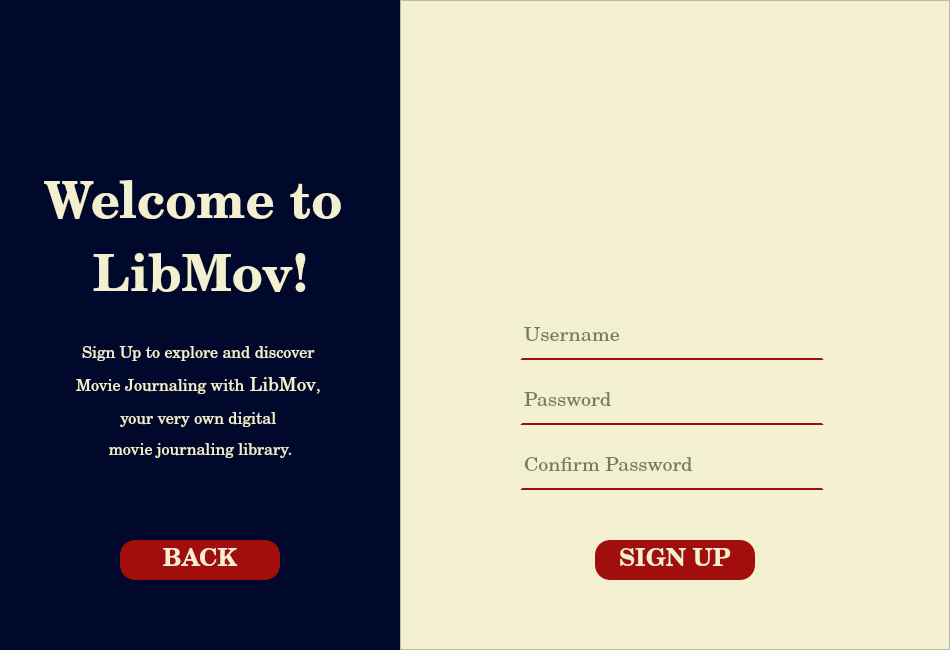
<?xml version="1.0" encoding="UTF-8"?>
<ui version="4.0">
 <class>Form</class>
 <widget class="QWidget" name="Form">
  <property name="geometry">
   <rect>
    <x>0</x>
    <y>0</y>
    <width>950</width>
    <height>650</height>
   </rect>
  </property>
  <property name="minimumSize">
   <size>
    <width>950</width>
    <height>650</height>
   </size>
  </property>
  <property name="maximumSize">
   <size>
    <width>950</width>
    <height>650</height>
   </size>
  </property>
  <property name="windowTitle">
   <string>Form</string>
  </property>
  <widget class="QFrame" name="frame_2">
   <property name="geometry">
    <rect>
     <x>0</x>
     <y>0</y>
     <width>400</width>
     <height>650</height>
    </rect>
   </property>
   <property name="minimumSize">
    <size>
     <width>400</width>
     <height>650</height>
    </size>
   </property>
   <property name="maximumSize">
    <size>
     <width>400</width>
     <height>650</height>
    </size>
   </property>
   <property name="sizeIncrement">
    <size>
     <width>0</width>
     <height>0</height>
    </size>
   </property>
   <property name="styleSheet">
    <string notr="true">background-color: rgb(0, 9, 44);
</string>
   </property>
   <property name="frameShape">
    <enum>QFrame::StyledPanel</enum>
   </property>
   <property name="frameShadow">
    <enum>QFrame::Raised</enum>
   </property>
   <widget class="QPushButton" name="backButton">
    <property name="geometry">
     <rect>
      <x>120</x>
      <y>540</y>
      <width>160</width>
      <height>40</height>
     </rect>
    </property>
    <property name="minimumSize">
     <size>
      <width>160</width>
      <height>40</height>
     </size>
    </property>
    <property name="font">
     <font>
      <family>Century Schoolbook</family>
      <pointsize>18</pointsize>
      <bold>true</bold>
     </font>
    </property>
    <property name="styleSheet">
     <string notr="true">background-color: rgb(162, 14, 14);
color: rgb(243, 240, 209);
border-radius: 15px;</string>
    </property>
    <property name="text">
     <string>BACK</string>
    </property>
    <property name="icon">
     <iconset resource="resources.qrc">
      <normaloff>:/Icons/Icons/arrow-left-s-line.png</normaloff>:/Icons/Icons/arrow-left-s-line.png</iconset>
    </property>
    <property name="iconSize">
     <size>
      <width>24</width>
      <height>24</height>
     </size>
    </property>
    <property name="flat">
     <bool>true</bool>
    </property>
   </widget>
   <widget class="QWidget" name="">
    <property name="geometry">
     <rect>
      <x>0</x>
      <y>180</y>
      <width>401</width>
      <height>285</height>
     </rect>
    </property>
    <layout class="QVBoxLayout" name="verticalLayout_3">
     <property name="spacing">
      <number>30</number>
     </property>
     <item>
      <widget class="QLabel" name="titleLB_2">
       <property name="font">
        <font>
         <family>Century Schoolbook</family>
         <pointsize>38</pointsize>
         <bold>true</bold>
        </font>
       </property>
       <property name="styleSheet">
        <string notr="true">color: rgb(243, 240, 209);</string>
       </property>
       <property name="text">
        <string>&lt;html&gt;&lt;head/&gt;&lt;body&gt;&lt;p&gt;Welcome to &lt;/p&gt;&lt;p&gt;LibMov!&lt;/p&gt;&lt;/body&gt;&lt;/html&gt;</string>
       </property>
       <property name="alignment">
        <set>Qt::AlignCenter</set>
       </property>
      </widget>
     </item>
     <item>
      <widget class="QLabel" name="textLB_2">
       <property name="font">
        <font>
         <family>Century Schoolbook</family>
         <kerning>true</kerning>
        </font>
       </property>
       <property name="styleSheet">
        <string notr="true">color: rgb(243, 240, 209);</string>
       </property>
       <property name="lineWidth">
        <number>1</number>
       </property>
       <property name="text">
        <string>&lt;html&gt;&lt;head/&gt;&lt;body&gt;&lt;p align=&quot;center&quot;&gt;&lt;span style=&quot; font-size:12pt; color:#f3f0d1;&quot;&gt;Sign Up to explore and discover &lt;/span&gt;&lt;/p&gt;&lt;p align=&quot;center&quot;&gt;&lt;span style=&quot; font-size:12pt; color:#f3f0d1;&quot;&gt;Movie Journaling with&lt;/span&gt;&lt;span style=&quot; font-size:14pt; color:#f3f0d1;&quot;&gt; LibMov&lt;/span&gt;&lt;span style=&quot; font-size:12pt; color:#f3f0d1;&quot;&gt;, &lt;/span&gt;&lt;/p&gt;&lt;p align=&quot;center&quot;&gt;&lt;span style=&quot; font-size:12pt; color:#f3f0d1;&quot;&gt;your very own digital &lt;/span&gt;&lt;/p&gt;&lt;p align=&quot;center&quot;&gt;&lt;span style=&quot; font-size:12pt; color:#f3f0d1;&quot;&gt;movie journaling library.&lt;/span&gt;&lt;/p&gt;&lt;/body&gt;&lt;/html&gt;</string>
       </property>
       <property name="textFormat">
        <enum>Qt::RichText</enum>
       </property>
       <property name="scaledContents">
        <bool>false</bool>
       </property>
       <property name="alignment">
        <set>Qt::AlignCenter</set>
       </property>
       <property name="wordWrap">
        <bool>false</bool>
       </property>
      </widget>
     </item>
    </layout>
   </widget>
  </widget>
  <widget class="QFrame" name="frame">
   <property name="geometry">
    <rect>
     <x>400</x>
     <y>0</y>
     <width>550</width>
     <height>650</height>
    </rect>
   </property>
   <property name="minimumSize">
    <size>
     <width>550</width>
     <height>650</height>
    </size>
   </property>
   <property name="maximumSize">
    <size>
     <width>550</width>
     <height>650</height>
    </size>
   </property>
   <property name="styleSheet">
    <string notr="true">background-color: rgb(243, 240, 209);</string>
   </property>
   <property name="frameShape">
    <enum>QFrame::StyledPanel</enum>
   </property>
   <property name="frameShadow">
    <enum>QFrame::Raised</enum>
   </property>
   <widget class="QPushButton" name="signupButton">
    <property name="geometry">
     <rect>
      <x>195</x>
      <y>540</y>
      <width>160</width>
      <height>40</height>
     </rect>
    </property>
    <property name="font">
     <font>
      <family>Century Schoolbook</family>
      <pointsize>18</pointsize>
      <bold>true</bold>
     </font>
    </property>
    <property name="styleSheet">
     <string notr="true">background-color: rgb(162, 14, 14);
color: rgb(243, 240, 209);
border-radius: 15px;</string>
    </property>
    <property name="text">
     <string>SIGN UP</string>
    </property>
    <property name="flat">
     <bool>true</bool>
    </property>
   </widget>
   <widget class="QLabel" name="logo_label">
    <property name="geometry">
     <rect>
      <x>125</x>
      <y>20</y>
      <width>300</width>
      <height>300</height>
     </rect>
    </property>
    <property name="minimumSize">
     <size>
      <width>300</width>
      <height>300</height>
     </size>
    </property>
    <property name="font">
     <font>
      <family>Al Nile</family>
      <pointsize>40</pointsize>
      <bold>true</bold>
     </font>
    </property>
    <property name="text">
     <string/>
    </property>
    <property name="pixmap">
     <pixmap resource="resources.qrc">:/Icons/Icons/LIBMOV.png</pixmap>
    </property>
    <property name="scaledContents">
     <bool>true</bool>
    </property>
   </widget>
   <widget class="QWidget" name="">
    <property name="geometry">
     <rect>
      <x>120</x>
      <y>320</y>
      <width>304</width>
      <height>200</height>
     </rect>
    </property>
    <layout class="QVBoxLayout" name="verticalLayout_2">
     <property name="spacing">
      <number>10</number>
     </property>
     <item>
      <layout class="QVBoxLayout" name="verticalLayout">
       <property name="spacing">
        <number>25</number>
       </property>
       <item>
        <widget class="QLineEdit" name="usernameLED">
         <property name="minimumSize">
          <size>
           <width>300</width>
           <height>40</height>
          </size>
         </property>
         <property name="font">
          <font>
           <family>Century Schoolbook</family>
           <pointsize>15</pointsize>
          </font>
         </property>
         <property name="autoFillBackground">
          <bool>false</bool>
         </property>
         <property name="styleSheet">
          <string notr="true">background-color: rgb(243, 240, 209);
border: 2px solid rgb(243, 240, 209);
border-bottom-color: rgb(162, 14, 14);
color: rgb(0, 0, 0);
padding-bottom: 8px;</string>
         </property>
         <property name="frame">
          <bool>true</bool>
         </property>
         <property name="placeholderText">
          <string>Username</string>
         </property>
        </widget>
       </item>
       <item>
        <widget class="QLineEdit" name="passwordLED">
         <property name="minimumSize">
          <size>
           <width>300</width>
           <height>40</height>
          </size>
         </property>
         <property name="font">
          <font>
           <family>Century Schoolbook</family>
           <pointsize>15</pointsize>
          </font>
         </property>
         <property name="autoFillBackground">
          <bool>false</bool>
         </property>
         <property name="styleSheet">
          <string notr="true">background-color: rgb(243, 240, 209);
border: 2px solid rgb(243, 240, 209);
border-bottom-color: rgb(162, 14, 14);
color: rgb(0, 0, 0);
padding-bottom: 8px;</string>
         </property>
         <property name="frame">
          <bool>true</bool>
         </property>
         <property name="placeholderText">
          <string>Password</string>
         </property>
        </widget>
       </item>
       <item>
        <widget class="QLineEdit" name="confirmedPasswordLED">
         <property name="minimumSize">
          <size>
           <width>300</width>
           <height>40</height>
          </size>
         </property>
         <property name="font">
          <font>
           <family>Century Schoolbook</family>
           <pointsize>15</pointsize>
          </font>
         </property>
         <property name="autoFillBackground">
          <bool>false</bool>
         </property>
         <property name="styleSheet">
          <string notr="true">background-color: rgb(243, 240, 209);
border: 2px solid rgb(243, 240, 209);
border-bottom-color: rgb(162, 14, 14);
color: rgb(0, 0, 0);
padding-bottom: 8px;</string>
         </property>
         <property name="frame">
          <bool>true</bool>
         </property>
         <property name="placeholderText">
          <string>Confirm Password</string>
         </property>
        </widget>
       </item>
      </layout>
     </item>
     <item>
      <widget class="QLabel" name="errorLabel">
       <property name="font">
        <font>
         <family>Century Schoolbook</family>
         <pointsize>10</pointsize>
        </font>
       </property>
       <property name="styleSheet">
        <string notr="true">color: rgb(162, 14, 14);</string>
       </property>
       <property name="text">
        <string/>
       </property>
       <property name="alignment">
        <set>Qt::AlignCenter</set>
       </property>
      </widget>
     </item>
    </layout>
   </widget>
  </widget>
 </widget>
 <resources>
  <include location="resources.qrc"/>
 </resources>
 <connections/>
</ui>
